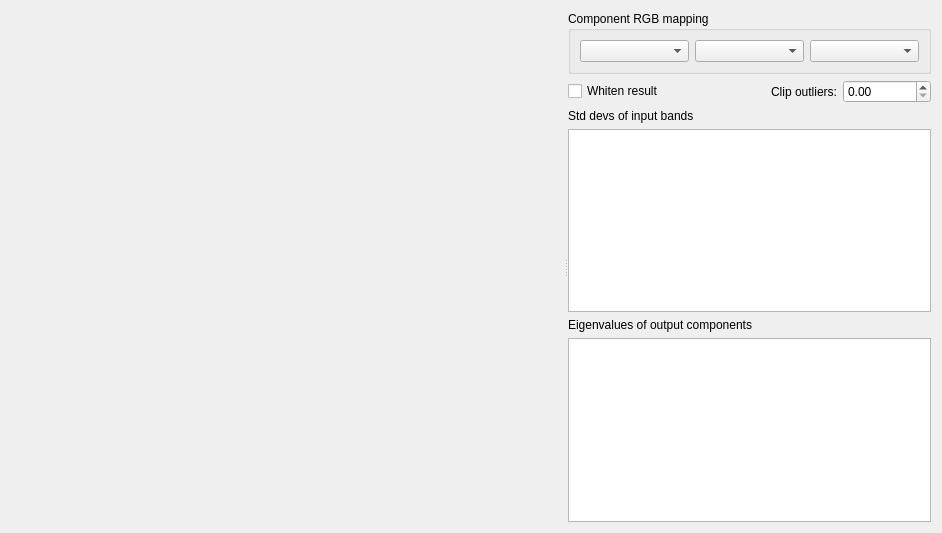
<?xml version="1.0" encoding="UTF-8"?>
<ui version="4.0">
 <class>Form</class>
 <widget class="QWidget" name="Form">
  <property name="geometry">
   <rect>
    <x>0</x>
    <y>0</y>
    <width>942</width>
    <height>533</height>
   </rect>
  </property>
  <property name="sizePolicy">
   <sizepolicy hsizetype="Expanding" vsizetype="Preferred">
    <horstretch>0</horstretch>
    <verstretch>0</verstretch>
   </sizepolicy>
  </property>
  <property name="windowTitle">
   <string>Form</string>
  </property>
  <layout class="QHBoxLayout" name="horizontalLayout">
   <item>
    <widget class="QSplitter" name="splitter">
     <property name="orientation">
      <enum>Qt::Horizontal</enum>
     </property>
     <widget class="Canvas" name="canvas" native="true">
      <property name="sizePolicy">
       <sizepolicy hsizetype="Preferred" vsizetype="Expanding">
        <horstretch>4</horstretch>
        <verstretch>0</verstretch>
       </sizepolicy>
      </property>
     </widget>
     <widget class="QWidget" name="widget" native="true">
      <property name="sizePolicy">
       <sizepolicy hsizetype="Preferred" vsizetype="Expanding">
        <horstretch>1</horstretch>
        <verstretch>0</verstretch>
       </sizepolicy>
      </property>
      <property name="minimumSize">
       <size>
        <width>200</width>
        <height>0</height>
       </size>
      </property>
      <layout class="QGridLayout" name="gridLayout">
       <item row="4" column="0" colspan="4">
        <widget class="QLabel" name="label_4">
         <property name="text">
          <string>Eigenvalues of output components</string>
         </property>
        </widget>
       </item>
       <item row="0" column="0" colspan="4">
        <widget class="QGroupBox" name="groupBox">
         <property name="sizePolicy">
          <sizepolicy hsizetype="Minimum" vsizetype="Minimum">
           <horstretch>0</horstretch>
           <verstretch>0</verstretch>
          </sizepolicy>
         </property>
         <property name="title">
          <string>Component RGB mapping</string>
         </property>
         <layout class="QHBoxLayout" name="horizontalLayout_2">
          <item>
           <widget class="QComboBox" name="red"/>
          </item>
          <item>
           <widget class="QComboBox" name="green"/>
          </item>
          <item>
           <widget class="QComboBox" name="blue"/>
          </item>
         </layout>
        </widget>
       </item>
       <item row="5" column="0" colspan="4">
        <widget class="QTextEdit" name="eigenValsText">
         <property name="readOnly">
          <bool>true</bool>
         </property>
        </widget>
       </item>
       <item row="3" column="0" colspan="4">
        <widget class="QTextEdit" name="stdDevsText">
         <property name="readOnly">
          <bool>true</bool>
         </property>
        </widget>
       </item>
       <item row="1" column="3">
        <widget class="QDoubleSpinBox" name="clip"/>
       </item>
       <item row="2" column="0" colspan="2">
        <widget class="QLabel" name="label_3">
         <property name="text">
          <string>Std devs of input bands</string>
         </property>
        </widget>
       </item>
       <item row="1" column="0" colspan="2">
        <widget class="QCheckBox" name="whiten">
         <property name="text">
          <string>Whiten result</string>
         </property>
        </widget>
       </item>
       <item row="1" column="2">
        <widget class="QLabel" name="label">
         <property name="text">
          <string>Clip outliers:</string>
         </property>
         <property name="alignment">
          <set>Qt::AlignRight|Qt::AlignTrailing|Qt::AlignVCenter</set>
         </property>
        </widget>
       </item>
      </layout>
     </widget>
    </widget>
   </item>
  </layout>
 </widget>
 <customwidgets>
  <customwidget>
   <class>Canvas</class>
   <extends>QWidget</extends>
   <header>pcot.ui.canvas</header>
   <container>1</container>
  </customwidget>
 </customwidgets>
 <resources/>
 <connections/>
</ui>
